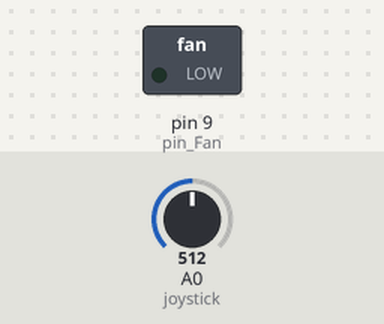
Simulated run of this sketch. Board: Arduino Uno, built with avr-gcc and run on an emulated ATmega328P. Shown: switched loads named in the sketch (green lamp = pin HIGH). The test bench sets the inputs (shaded band); at power-on: A0 (joystick) = 512. What the sketch prints to the serial monitor is not drawn.

Above: at 1.8 s.
1.9 s: A0 (joystick) set to 716
At 2.8 s:
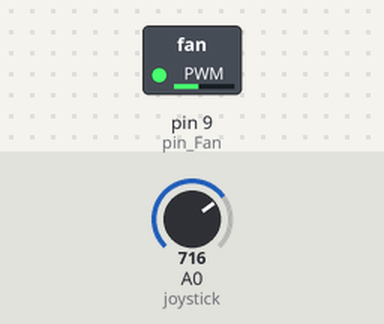
3.5 s: A0 (joystick) set to 900
At 4.4 s:
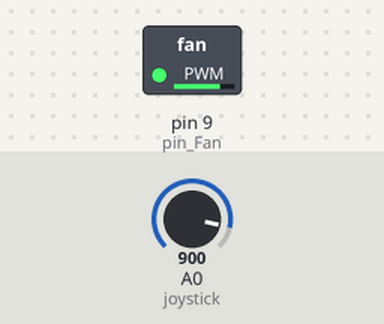
5.5 s: A0 (joystick) set to 511
At 7.1 s:
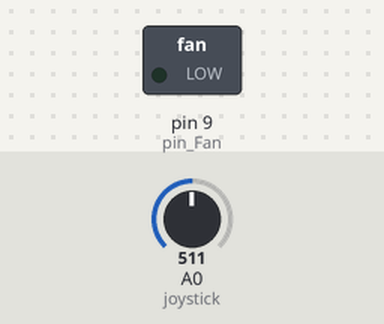
Timing chart, 0 to 8.6 s (numbered marks = the images above; inputs shaded):
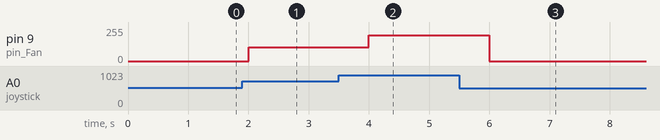

The sketch:

projectServo.ino
```cpp
// Team 51
// Jordan Chen, jchen292
// Bryan Nguyen, bnguye39
// Alex Mendoza, amendo38
// Driving Test
/*
 * Our project will consist of us utilizing one arduino to act as a
  traffic light, which will utilize multiple LEDS: red, yellow,
  green, and white. The other Arduino will act as a "car" which will
  respond to the LEDS that light up from the traffic light arduino.
  The motor will emulate the activation of a car accelerating/deaccelerating.
  If the motor spins up to a certain speed and exceed a fixed
  limit, player's score will decrease. There will be a point system for every correct
  speed change based on traffic light.
 *
 */


#define joystick  A0  //Analog Pin A0 -> Joystick
#define pin_Fan    9  //Digital Pin 9 -> DC Motor

int motor;            //Speed

void setup() {
  pinMode(pin_Fan, OUTPUT);
  pinMode(joystick, INPUT);
  Serial.begin(9600);
}

void loop() {
  motor = analogRead(joystick);
  motor >>= 1;

  //If Joystick is pushed forward, accelerate
  //Speed will slow if push joystick slowly back, but not completely
  if(motor > 255){
    analogWrite(pin_Fan, (motor - 256));
    Serial.write('O');
  }
  //If not pushed forward, speed is 0
  else{
    digitalWrite(pin_Fan, 0);
    Serial.write('F');
  }


   delay(1000);

}//End Loop
```

Measured:
- after the input at 1.9 s, pin 9 (pin_Fan): 0/255 → 102/255 after 0.10 s
- after the input at 3.5 s, pin 9 (pin_Fan): 102/255 → 194/255 after 0.50 s
- after the input at 5.5 s, pin 9 (pin_Fan): 194/255 → 0/255 after 0.50 s
